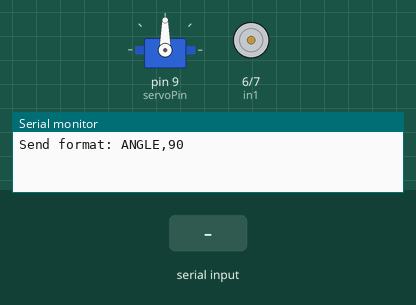
This sketch was run on a simulated Arduino Uno, built with avr-gcc and run on an emulated ATmega328P. Shown: servo, motor-driver pin pairs drawn as motors (green arrow = first pin HIGH = forward, orange = second pin HIGH = backward, longer = more drive, scaled by the enable pin), the last lines printed to the serial monitor. The test bench sets the inputs (shaded band).

Above: at 1.2 s.
1.3 s: "ANGLE,1\n" received over Serial
At 2.4 s:
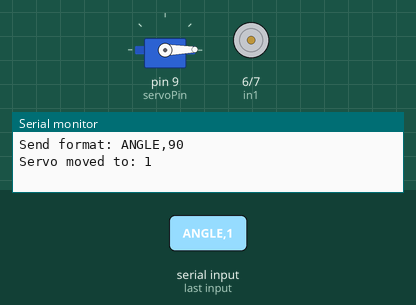
2.8 s: "ANGLE,150\n" received over Serial
At 3.7 s:
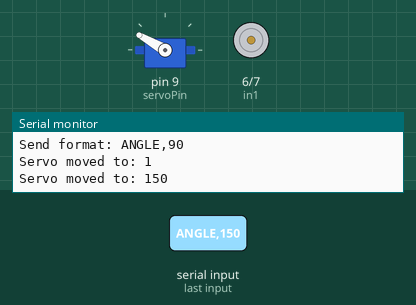
4.3 s: "SPEED,1\n" received over Serial
At 4.7 s:
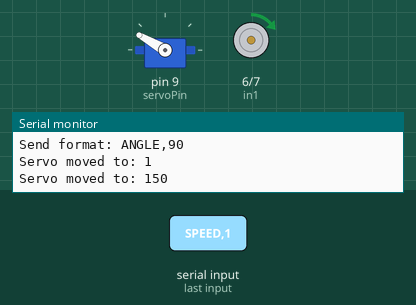
5.8 s: "SPEED,150\n" received over Serial
At 7.0 s:
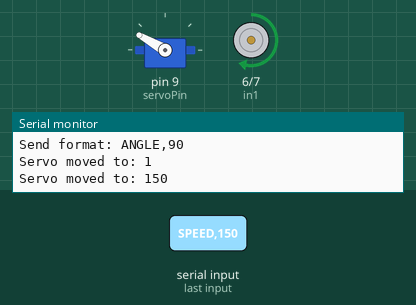
7.3 s: "STOP,1\n" received over Serial
At 8.2 s:
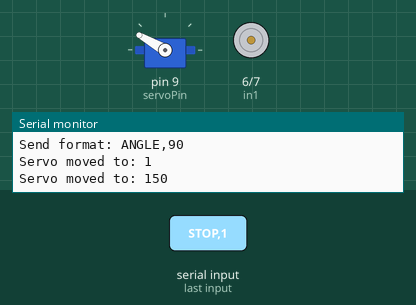
8.8 s: "ANGLE,1\n" received over Serial
At 9.3 s:
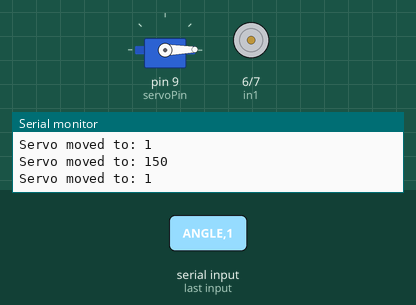
Timing chart, 0 to 11.3 s (numbered marks = the images above; inputs shaded):
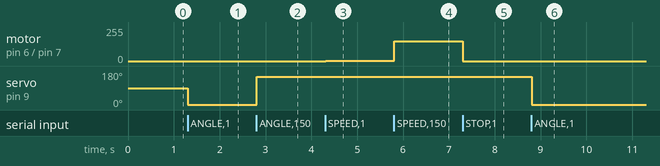

Measured:
- after the input at 1.3 s, servo on pin 9 (servoPin): 90° → 1° at once
- after the input at 2.8 s, servo on pin 9 (servoPin): 1° → 150° at once
- after the input at 4.3 s, motor on pin 6 (in1) / pin 7 (in2): stopped → forward 1/255 at once
- after the input at 5.8 s, motor on pin 6 (in1) / pin 7 (in2): forward 1/255 → forward 150/255 at once
- after the input at 7.3 s, motor on pin 6 (in1) / pin 7 (in2): forward 150/255 → stopped at once
- after the input at 8.8 s, servo on pin 9 (servoPin): 150° → 1° at once

The sketch:

simpleServo.ino
```cpp
#include <Servo.h>

Servo Servo1;

int servoPin = 9;
int minDegree=180;
int maxDegree=0;

int ena = 5;
int in1 = 6;
int in2 = 7;

void setSpeed(int speed) {
  digitalWrite(in1, HIGH);
  digitalWrite(in2, LOW);
  analogWrite(ena, speed);
}

void setup() {
  // put your setup code here, to run once:
  Serial.begin(9600);
  Serial.println("Send format: ANGLE,90");
  Servo1.attach(servoPin);
  Servo1.write(90);

  pinMode(ena,OUTPUT);
  pinMode(in1,OUTPUT);
  pinMode(in2,OUTPUT);
}

void loop() {
  if (Serial.available() > 0) {
    String input = Serial.readStringUntil('\n'); // Read full line
    input.trim();

    int commaIndex = input.indexOf(',');         // Find comma

    if (commaIndex > 0) {
      String command = input.substring(0, commaIndex);
      String valueStr = input.substring(commaIndex + 1);

      command.trim();
      valueStr.trim();

      if (command == "ANGLE") {
        int angle = valueStr.toInt();

        if (angle <= minDegree && angle >= maxDegree) {
          Servo1.write(angle);
          Serial.print("Servo moved to: ");
          Serial.println(angle);
        } else {
          Serial.println("Invalid angle! Use 0-180");
        }
      } else if(command=="SPEED"){
        int speed = valueStr.toInt();
        setSpeed(speed);
      } else if(command == "STOP"){
        setSpeed(0);
      }else {
        Serial.println("Unknown command");
      }
    }
  }
}
```
